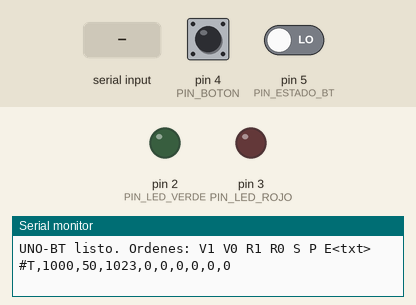
Recording of a sketch running on a simulated Arduino Uno, built with avr-gcc and run on an emulated ATmega328P. Parts: output pins drawn as LEDs (lit = HIGH), the last lines printed to the serial monitor. Inputs (shaded band) come from the test bench; at power-on: pin 4 (PIN_BOTON) HIGH, pin 5 (PIN_ESTADO_BT) LOW. Sleep ends after the set time or at an interrupt.

Above: at 1.2 s.
1.3 s: pin 4 (PIN_BOTON) pulled LOW for 0.15 s
At 2.2 s:
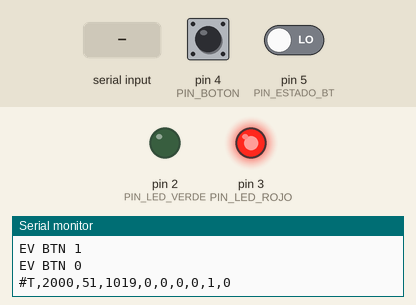
2.9 s: "V1\n" received over Serial
At 3.7 s:
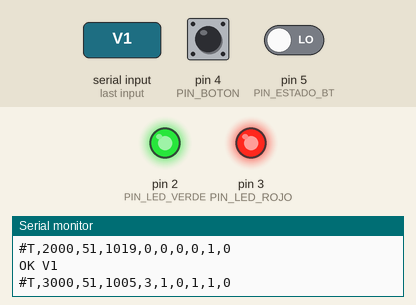
4.4 s: "R0\n" received over Serial
At 4.8 s:
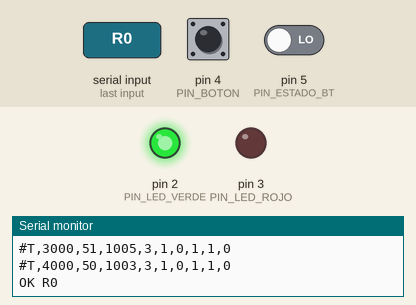
5.9 s: pin 5 (PIN_ESTADO_BT) driven HIGH
7.4 s: pin 5 (PIN_ESTADO_BT) driven LOW
At 8.1 s:
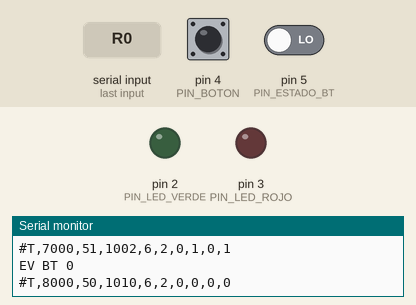
8.9 s: pin 4 (PIN_BOTON) pulled LOW for 1 s
At 9.2 s:
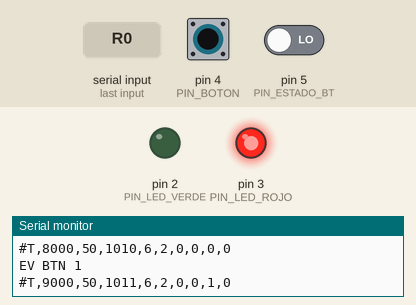
Timing chart, 0 to 11.9 s (numbered marks = the images above; inputs shaded):
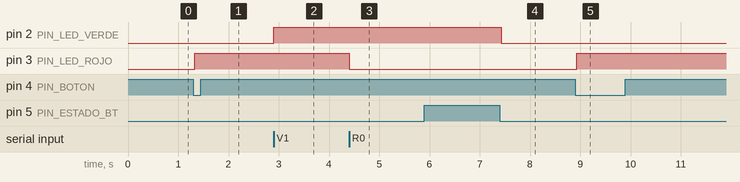

Measured:
- after the input at 1.3 s, pin 3 (PIN_LED_ROJO): LOW → HIGH at once
- after the input at 2.9 s, pin 2 (PIN_LED_VERDE): LOW → HIGH at once
- after the input at 4.4 s, pin 3 (PIN_LED_ROJO): HIGH → LOW at once
- after the input at 7.4 s, pin 2 (PIN_LED_VERDE): HIGH → LOW at once
- after the input at 8.9 s, pin 3 (PIN_LED_ROJO): LOW → HIGH at once

The sketch:

bt_hc05_v1_bloqueante.ino
```cpp
/*
 * Entrega 2 - VERSION 1 (respuestas bloqueantes), conservada para comparar.
 * Entrega 2 - Uso practico de Arduino (Internet de las cosas)
 * Politecnico Grancolombiano - Luis Eduardo Ortiz Perea
 *
 * Recepcion de ordenes por Bluetooth (modulo HC-05) en un Arduino UNO.
 *
 * Conexiones (segun la Fig. 2 de la guia, con dos agregados):
 *   HC-05 TXD   -> D0 (RX del UNO)
 *   HC-05 RXD   <- D1 (TX del UNO) a traves de un divisor 1 k / 2 k (5 V -> 3,3 V)
 *   HC-05 VCC   -> 5 V,  GND -> GND
 *   HC-05 STATE -> D5   (agregado: alto = enlace Bluetooth establecido)
 *   LED verde   -> D2 con resistencia de 220 ohm a GND
 *   LED rojo    -> D3 con resistencia de 220 ohm a GND
 *   Pulsador    -> D4 a GND (agregado: usa la resistencia pull-up interna)
 *
 * El HC-05 es un puente transparente: lo que el telefono envia por el perfil
 * de puerto serie (SPP) de Bluetooth llega como bytes al UART del UNO a
 * 9600 baudios, 8N1 (configuracion de fabrica del modulo).
 *
 * Protocolo (una orden por linea, terminada en '\n' o '\r', sin distinguir
 * mayusculas):
 *   V1 / V0      enciende / apaga el LED verde        -> "OK V1"
 *   R1 / R0      enciende / apaga el LED rojo         -> "OK R0"
 *   S            estado completo                     -> "ST V=1 R=0 ..."
 *   P            prueba de conectividad              -> "PONG <n>"
 *   E <texto>    eco del texto (pruebas de integridad) -> "E <texto>"
 *   ?            ayuda
 *   otra cosa                                         -> "ERR <orden>"
 * Eventos que envia la placa sin que se los pidan:
 *   EV BTN 1/0   el pulsador cambio de estado (ya filtrado el rebote);
 *                al pulsar, ademas, se conmuta el LED rojo.
 *   EV BT 1/0    el enlace Bluetooth se establecio / se perdio. Al perderse
 *                se apagan los dos LED (modo seguro).
 *   #T,...       telemetria CSV cada segundo:
 *                #T,t_ms,cpu_x10,loops,bytes_rx,ordenes_ok,ordenes_err,verde,rojo,enlace
 *
 * Medicion de carga: "loops" cuenta las iteraciones de loop() por segundo;
 * "cpu_x10" es el porcentaje de tiempo en que la CPU estuvo ACTIVA (x10).
 * Son cosas distintas: con USAR_SLEEP=1 la CPU duerme (modo idle) cuando no
 * hay nada que hacer y la despierta cualquier interrupcion (byte recibido,
 * tic de millis() cada 1,024 ms). El tiempo dormido se mide con el Timer1
 * (prescaler 8 -> 0,5 us por cuenta). Con USAR_SLEEP=0 el lazo gira sin
 * parar y la CPU esta ocupada el 100 % del tiempo, haga lo que haga.
 */
#include <avr/sleep.h>

#ifndef BT_BAUD
#define BT_BAUD 9600
#endif
#ifndef USAR_SLEEP
#define USAR_SLEEP 1
#endif

const uint8_t PIN_LED_VERDE = 2;
const uint8_t PIN_LED_ROJO  = 3;
const uint8_t PIN_BOTON     = 4;
const uint8_t PIN_ESTADO_BT = 5;

const unsigned long ANTIRREBOTE_MS     = 30;    // tiempo estable exigido
const unsigned long PERIODO_TELEMETRIA = 1000;  // ms
const uint8_t       MAX_LINEA          = 48;    // caracteres por orden

// --- Recepcion de ordenes -------------------------------------------------
char    linea[MAX_LINEA + 1];
uint8_t nLinea = 0;
bool    lineaLarga = false;

// --- Estado ---------------------------------------------------------------
bool ledVerde = false, ledRojo = false;
uint16_t pongs = 0;
uint32_t bytesRx = 0, ordenesOk = 0, ordenesErr = 0;

// Entradas con deteccion de cambios
struct EntradaFiltrada {
  uint8_t pin;
  bool crudo, estable;
  unsigned long tCambio;
};
EntradaFiltrada boton  = {PIN_BOTON, true, true, 0};      // pull-up: reposo = alto
EntradaFiltrada enlace = {PIN_ESTADO_BT, false, false, 0};

// --- Medicion de carga ----------------------------------------------------
volatile uint32_t ticksDormido = 0;  // cuentas de Timer1 (0,5 us) en sleep
uint32_t loops = 0, loopsPorSeg = 0;
uint16_t cpuX10 = 0;
unsigned long tVentana = 0;

void ponerLeds() {
  digitalWrite(PIN_LED_VERDE, ledVerde);
  digitalWrite(PIN_LED_ROJO, ledRojo);
}

// Devuelve true solo cuando la entrada cambia de estado estable.
bool actualizar(EntradaFiltrada &e, unsigned long ahora) {
  bool v = digitalRead(e.pin);
  if (v != e.crudo) {            // hubo un flanco: reinicia la espera
    e.crudo = v;
    e.tCambio = ahora;
  } else if (v != e.estable && ahora - e.tCambio >= ANTIRREBOTE_MS) {
    e.estable = v;               // estable durante ANTIRREBOTE_MS
    return true;
  }
  return false;
}

void responderEstado() {
  Serial.print(F("ST V="));   Serial.print(ledVerde);
  Serial.print(F(" R="));     Serial.print(ledRojo);
  Serial.print(F(" BTN="));   Serial.print(!boton.estable);
  Serial.print(F(" BT="));    Serial.print(enlace.estable);
  Serial.print(F(" CPU="));   Serial.print(cpuX10 / 10); Serial.print('.'); Serial.print(cpuX10 % 10);
  Serial.print(F(" LOOPS=")); Serial.print(loopsPorSeg);
  Serial.print(F(" OK="));    Serial.print(ordenesOk);
  Serial.print(F(" ERR="));   Serial.println(ordenesErr);
}

void ejecutar(char *cmd) {
  for (char *p = cmd; *p && *p != ' '; p++) *p = toupper(*p);
  bool ok = true;
  if      (!strcmp(cmd, "V1")) ledVerde = true;
  else if (!strcmp(cmd, "V0")) ledVerde = false;
  else if (!strcmp(cmd, "R1")) ledRojo = true;
  else if (!strcmp(cmd, "R0")) ledRojo = false;
  else if (!strcmp(cmd, "S"))  { responderEstado(); ordenesOk++; return; }
  else if (!strcmp(cmd, "P"))  { Serial.print(F("PONG ")); Serial.println(++pongs); ordenesOk++; return; }
  else if (cmd[0] == 'E' && cmd[1] == ' ') { Serial.println(cmd); ordenesOk++; return; }
  else if (!strcmp(cmd, "?"))  { Serial.println(F("V1 V0 R1 R0 S P E<txt>")); ordenesOk++; return; }
  else ok = false;

  if (ok) {
    ponerLeds();                 // la orden se aplica en esta misma iteracion
    ordenesOk++;
    Serial.print(F("OK "));
  } else {
    ordenesErr++;
    Serial.print(F("ERR "));
  }
  Serial.println(cmd);
}

void recibir() {
  while (Serial.available()) {
    char c = Serial.read();
    bytesRx++;
    if (c == '\n' || c == '\r') {
      if (lineaLarga) { ordenesErr++; Serial.println(F("ERR LARGO")); }
      else if (nLinea > 0) { linea[nLinea] = '\0'; ejecutar(linea); }
      nLinea = 0;
      lineaLarga = false;
    } else if (nLinea < MAX_LINEA) {
      linea[nLinea++] = c;
    } else {
      lineaLarga = true;         // se descarta hasta el fin de linea
    }
  }
}

void dormir() {
#if USAR_SLEEP
  // Se revisa el buffer con las interrupciones desactivadas para no dormirse
  // justo despues de que llegue un byte (sei + sleep es atomico en AVR).
  cli();
  if (!Serial.available()) {
    uint16_t t0 = TCNT1;
    sleep_enable();
    sei();
    sleep_cpu();                 // despierta con cualquier interrupcion
    sleep_disable();
    ticksDormido += (uint16_t)(TCNT1 - t0);
  }
  sei();
#endif
}

void setup() {
  pinMode(PIN_LED_VERDE, OUTPUT);
  pinMode(PIN_LED_ROJO, OUTPUT);
  pinMode(PIN_BOTON, INPUT_PULLUP);
  pinMode(PIN_ESTADO_BT, INPUT);
  ponerLeds();

  // Timer1 libre a 2 MHz para medir el tiempo dormido
  TCCR1A = 0;
  TCCR1B = _BV(CS11);
  set_sleep_mode(SLEEP_MODE_IDLE);

  Serial.begin(BT_BAUD);
  Serial.println(F("UNO-BT listo. Ordenes: V1 V0 R1 R0 S P E<txt>"));
  tVentana = millis();
}

void loop() {
  unsigned long ahora = millis();
  loops++;

  recibir();

  if (actualizar(boton, ahora)) {
    bool pulsado = !boton.estable;          // activo en bajo
    if (pulsado) { ledRojo = !ledRojo; ponerLeds(); }
    Serial.print(F("EV BTN ")); Serial.println(pulsado);
  }

  if (actualizar(enlace, ahora)) {
    if (!enlace.estable) { ledVerde = ledRojo = false; ponerLeds(); }   // modo seguro
    Serial.print(F("EV BT ")); Serial.println(enlace.estable);
  }

  if (ahora - tVentana >= PERIODO_TELEMETRIA) {
    uint32_t ventanaUs = (ahora - tVentana) * 1000UL;
    cli(); uint32_t dormidoUs = ticksDormido / 2; ticksDormido = 0; sei();
    cpuX10 = (dormidoUs >= ventanaUs) ? 0 : (uint16_t)(1000UL - dormidoUs * 1000ULL / ventanaUs);
    loopsPorSeg = loops; loops = 0;
    tVentana = ahora;
    Serial.print(F("#T,")); Serial.print(ahora);   Serial.print(',');
    Serial.print(cpuX10);   Serial.print(',');     Serial.print(loopsPorSeg); Serial.print(',');
    Serial.print(bytesRx);  Serial.print(',');     Serial.print(ordenesOk);   Serial.print(',');
    Serial.print(ordenesErr); Serial.print(',');   Serial.print(ledVerde);    Serial.print(',');
    Serial.print(ledRojo);  Serial.print(',');     Serial.println(enlace.estable);
  }

  dormir();
}
```
